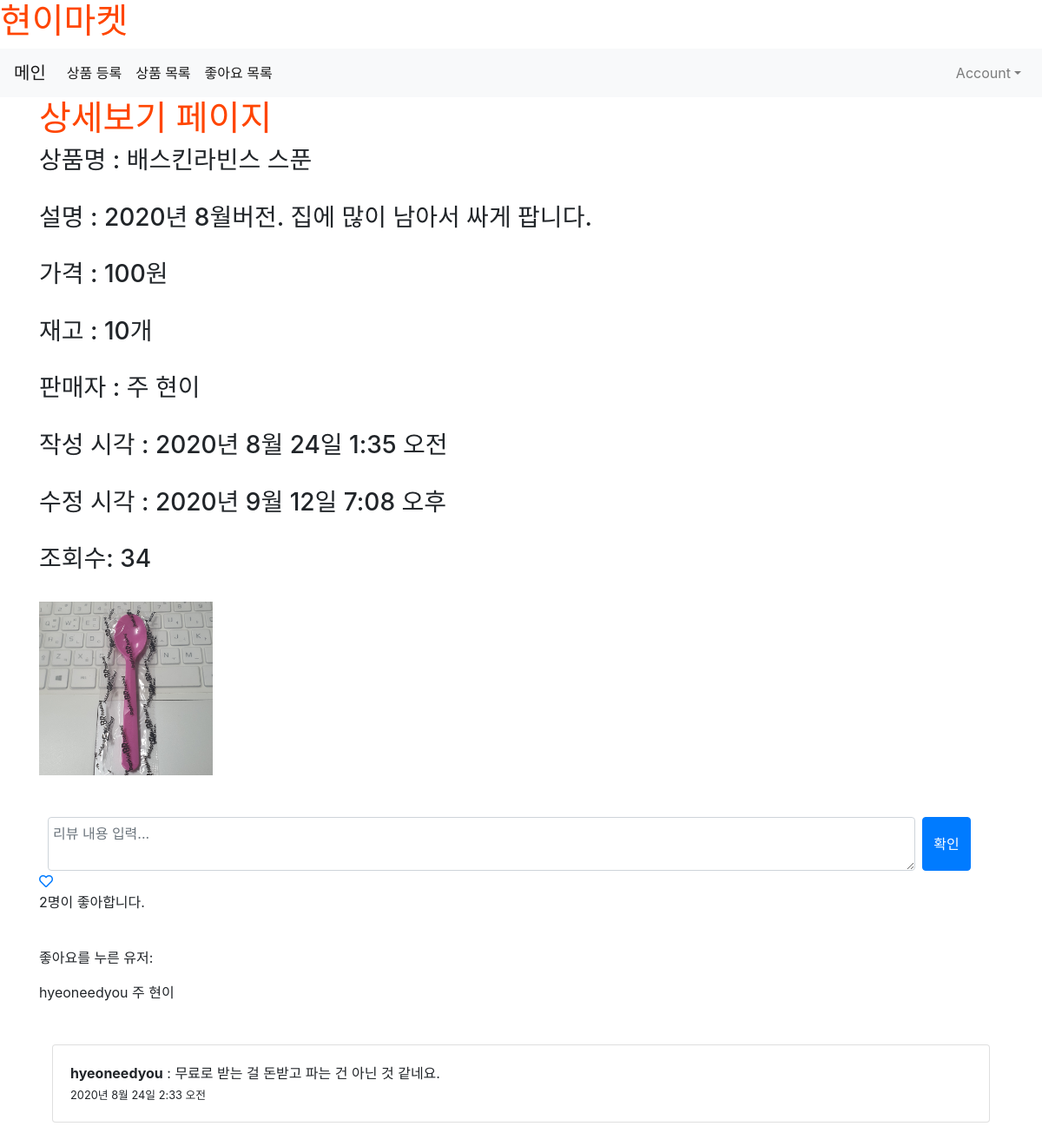
The app's page /product/2 with its own data.
### product/models.py (models this page shows)
class Product(models.Model):
    title = models.CharField(max_length= 50, null=False)
    content = models.TextField()
    price = models.CharField(max_length= 50, null=False)
    stock = models.CharField(max_length= 50, null=False)
    image = models.ImageField(upload_to='images/', null=True)
    created_at = models.DateTimeField(auto_now_add = True)
    updated_at = models.DateTimeField(auto_now = True)
    writer = models.ForeignKey(User, on_delete = models.CASCADE, null=True)
    view_count = models.IntegerField(default = 0, null=True)
    like_user_set = models.ManyToManyField(User, blank=True, related_name="like_user_set", through="Like")
    @property
    def like_count(self):
        return self.like_user_set.count()

class Review(models.Model):
    content = models.TextField()
    writer = models.ForeignKey(User, on_delete=models.CASCADE)
    product = models.ForeignKey(Product, on_delete=models.CASCADE, related_name='reviews')
    created_at = models.DateTimeField(auto_now_add = True)
    updated_at = models.DateTimeField(auto_now = True)

### product/views.py (the view)
# urls.py: path('<int:id>', show, name="show"),
def show(request, id):
    product = Product.objects.get(pk=id)
    product.view_count += 1
    product.save()
    all_reviews = product.reviews.all().order_by('-created_at')
    return render(request, 'product/show.html', {'product': product, 'reviews':all_reviews})

### product/templates/product/show.html (shortened to what this page needs)
{% extends 'base.html' %}
{% block content %}
<div class = container>
	<h1>상세보기 페이지</h1>
	<h3>상품명 : {{ product.title }} </h3><br>
	<h3>설명 : {{ product.content }} </h3><br>
	<h3>가격 : {{ product.price }} </h3><br>
	<h3>재고 : {{ product.stock }} </h3><br>
{% if product.writer %}
	{% if "user" in product.writer.username %}
		<h3>판매자 : {{ product.writer.last_name }} {{ product.writer.first_name }}</h3><br>
	{% else %}
		<h3>판매자 : {{ product.writer }}</h3><br>
	{% endif %}
{% else %}
	<h3>판매자 : 알 수 없음</h3>
{% endif %}
	<h3>작성 시각 : {{ product.created_at }} </h3><br>
	<h3>수정 시각 : {{ product.updated_at }} </h3><br>
	<h3>조회수: {{product.view_count }}</h3><br>
	{% if product.image %}
		<img src ="{{ product.image.url }}" width="200px", height="200px" alt="">
	{%  endif %}
	<div class="container mt-5">
		<form class="form-row" action="{% url 'product:create_review' product.id %}" method="POST">
			<textarea class="form-control col-11 mr-2" name="content"
	placeholder="리뷰 내용 입력..."></textarea>
			<input type="submit" class="btn btn-primary" value="확인">
		</form>
	</div>
	<a href="{% url 'product:product_like' product.id %}?redirect_to=show">
		{% if user in product.like_user_set.all %}
			<i class="fas fa-heart"></i>
		{% else %}
			<i class="far fa-heart"></i>
		{% endif %}
	</a><br>
	<p>
		{{ product.like_count }}명이 좋아합니다.
	</p>
	<br>
	<p>좋아요를 누른 유저:</p>
	{% for like_user in product.like_user_set.all %}
	{% if "user" in like_user.username %}
		{{ like_user.last_name }} {{ like_user.first_name }}
	{% else %}
		{{ like_user.username }}
	{% endif %}
	{% endfor %}
	<div class="container mt-5 mb-5">
		{% for review in reviews %}
		<div class="card">
			<div class="card-body">
				{% if review.writer.username == 'user' %}
				<b>{{ review.writer.last_name }}{{ review.writer.first_name }}
					{% else %}
					<b>{{ review.writer }}</b> {% endif %} : {{ review.content }}</br>
					<small>{{ review.created_at }}</small>
			</div>
		</div>
		{% endfor %}
	</div>
</div>
{% endblock %}

### shoppingmall/static/css/project.css (style rules this page uses)
h1 { color: orangered; }

### records on screen
Product: title "배스킨라빈스 스푼", content "2020년 8월버전. 집에 많이 남아서 싸게 팝니다.", price "100원", stock "10개", writer.last_name "주", writer.first_name "현이", created_at "2020년 8월 24일 1:35 오전", updated_at "2020년 9월 12일 7:08 오후", view_count "34", image (picture), like_count "2"
Review: writer "hyeoneedyou", content "무료로 받는 걸 돈받고 파는 건 아닌 것 같네요.", created_at "2020년 8월 24일 2:33 오전"

### other values on screen
{{ like_user.username }} "hyeoneedyou"
{{ like_user.last_name }} "주"
{{ like_user.first_name }} "현이"
